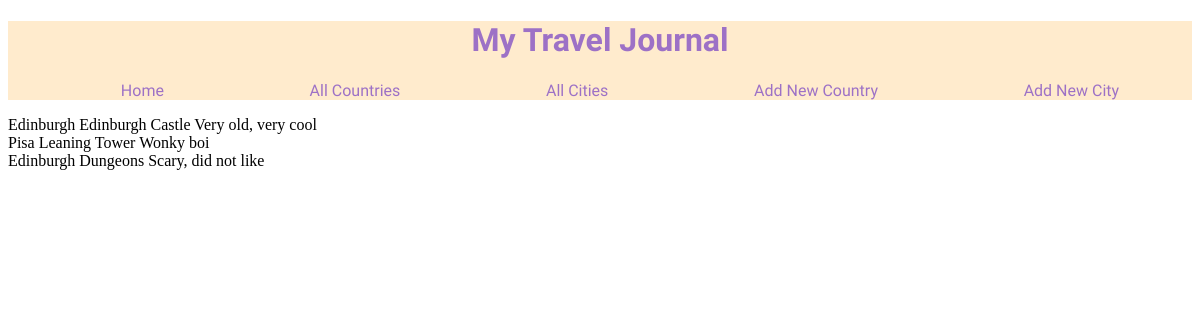
/sights, run on an earlier commit of the app's database.
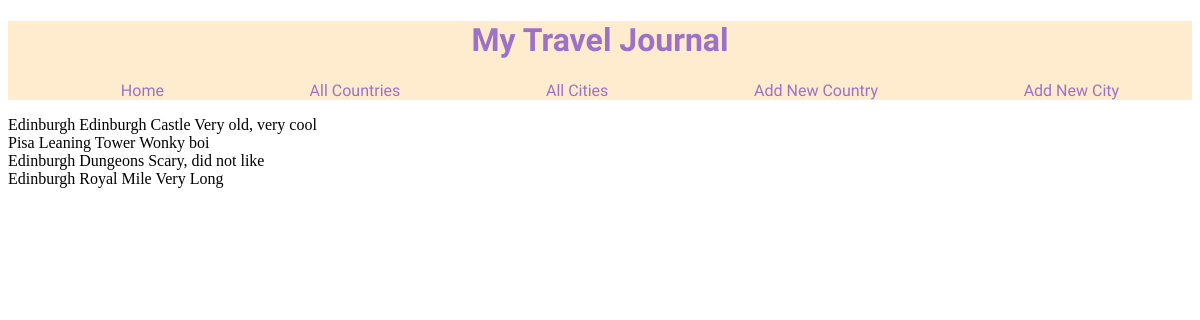
And on a later commit of the database.
### tables this page shows
CREATE TABLE sights (
    ID INTEGER PRIMARY KEY AUTOINCREMENT,
    name VARCHAR,
    comment TEXT,
    city_id INTEGER NOT NULL,
    country_id INTEGER NOT NULL,
        FOREIGN KEY (city_id)
            REFERENCES cities (id) ON DELETE CASCADE,
        FOREIGN KEY (country_id)
            REFERENCES countries(id) ON DELETE CASCADE
    
    
);

CREATE TABLE cities (
    ID INTEGER PRIMARY KEY AUTOINCREMENT,
    name VARCHAR,
    visited BOOLEAN DEFAULT FALSE,
    country_id INTEGER NOT NULL,
        FOREIGN KEY (country_id)
            REFERENCES countries(id)
        
);

### controllers/sights_controller.py (the view)
@sights_blueprint.route("/sights", methods = ["GET"])
def sights():
    sights = sight_repository.select_all()
    return render_template("sights/index.html", all_sights = sights)

### db/run_sql.py (called while the page is built)
def get_db():
    path = os.path.dirname(os.path.abspath(__file__))
    db = os.path.join(path, "travel_manager.db")
    conn = sqlite3.connect(db)
    conn.execute("PRAGMA foreign_keys = 1")
    conn.row_factory = sqlite3.Row
    return conn

def run_sql(sql, values=[]):
    db = get_db()
    cursor =db.cursor()
    cursor.execute(sql, values)
    results = cursor.fetchall()
    db.commit()
    db.close()
    return results

### repositories/city_repository.py (called while the page is built)
def select(id):
    city = None
    sql = "SELECT * FROM cities WHERE id = ?"
    values =[id]
    results = run_sql(sql, values)[0]
    if results is not None:
        visited = True if results['visited'] == 1 else False
        country = country_repository.select(results['country_id']).name
        city = City (results['name'], country, visited, results ['id'])
    return city

### repositories/country_repository.py (called while the page is built)
def select(id):
    country = None
    sql = "SELECT * FROM countries WHERE id = ?"
    values = [id]
    results = run_sql(sql, values)[0]
    if results is not None:
        visited = True if results['visited'] == 1 else False
        country = Country(results['name'], visited, results['id'])
    return country

### templates/sights/index.html
{% extends "base.html" %}
{% block content %}
{% for sight in all_sights %}
<div>
    {{sight.city.name}}
{{sight.name}}
{{sight.comment}}
</div>
{% endfor %}
{% endblock %}

What changed in the data, as far as the page shows it:
added sights: city.name "Edinburgh", name "Royal Mile", comment "Very Long"
